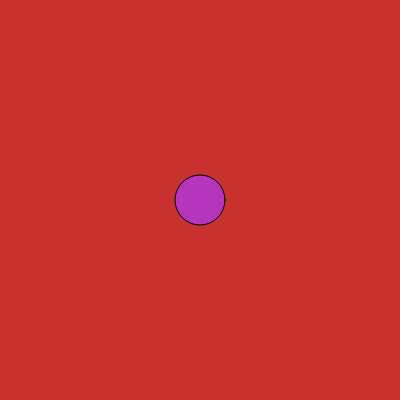
Frame 1 (no input)
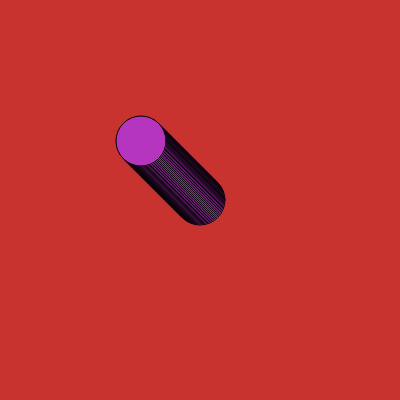
Frame 60 (no input)
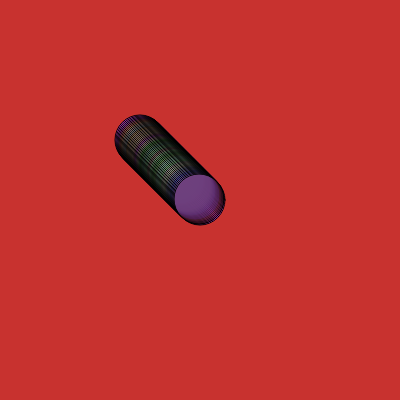
Frame 120 (the mouse pressed at the canvas centre since frame 60)

The p5.js sketch that drew these frames (run headless with seeded random() and noise() and a simulated clock; from frame 60 on, the mouse is pressed at the canvas centre):

// p5.js sketch
// ── sketch.js
let cor; 
let posicaoHorizontal // x
let posicaoVertical // y


function setup() {
createCanvas(400, 400);
background(color(200, 50, 47));
cor = color(random(0, 255), random(0, 255), random(0, 255));
posicaoHorizontal = 200;
posicaoVertical = 200;
}

function draw() {

fill(cor);
circle(posicaoHorizontal, posicaoVertical, 50);

if(mouseX < posicaoHorizontal) {
  posicaoHorizontal = posicaoHorizontal - 1;
}

if(mouseX > posicaoHorizontal) {
  posicaoHorizontal = posicaoHorizontal + 1;
}

if(mouseY < posicaoVertical) {
  posicaoVertical--;
}

if(mouseY > posicaoVertical) {
  posicaoVertical++;
}

if(mouseIsPressed){
  cor = color(random(0, 255), random(0, 255), random(0, 255), random(0, 100));
}

}
